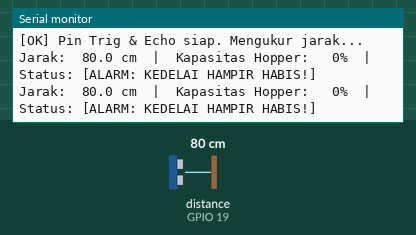
This sketch was run on a simulated ESP32. Parts: the last lines printed to the serial monitor. Wiring (inferred from the names in the program): ultrasonic range finder: trigger GPIO 18; echo GPIO 19. The inputs (shaded band) are chosen by the test bench; at power-on: distance to the obstacle (sensor on GPIO 19) 80 cm. The echo pulse lasts 58.3 µs per cm.

Above: at 2.2 s.
2.3 s: distance to the obstacle (sensor on GPIO 19) set to 2 cm
At 3.3 s:
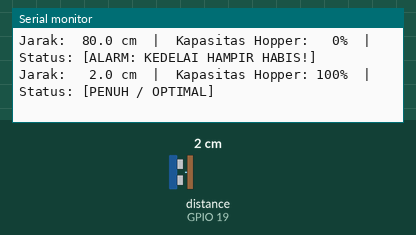
4.9 s: distance to the obstacle (sensor on GPIO 19) set to 9 cm
At 5.7 s:
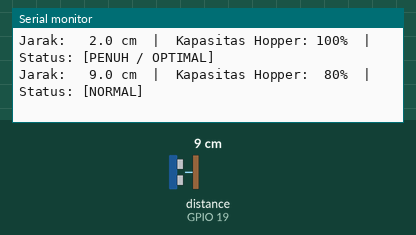
7.3 s: distance to the obstacle (sensor on GPIO 19) set to 18 cm
At 8.1 s:
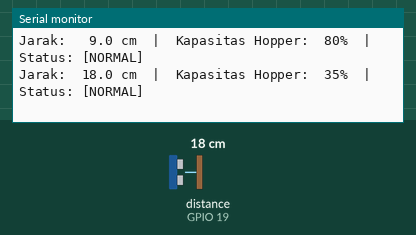
9.7 s: distance to the obstacle (sensor on GPIO 19) set to 120 cm
At 10.4 s:
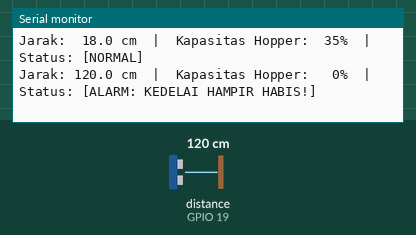

The sketch:

03_hcsr04_ultrasonic.ino
```cpp
/*==========================================================
  TEST 03: ULTRASONIC HC-SR04 (LEVEL KEDELAI HOPPER)
  Mesin Pencetak Tempe Otomatis
  ──────────────────────────────────────────────────────────
  Tujuan:
  1. Mengukur jarak pantul ultrasonik (2 - 400 cm).
  2. Menguji deteksi level persediaan kedelai di corong penampung (hopper).
  3. Memvalidasi threshold alarm ketika stok kedelai menipis.

  Wiring:
  - HC-SR04 VCC   -> 5V
  - HC-SR04 GND   -> GND ESP32
  - HC-SR04 TRIG  -> ESP32 GPIO 18
  - HC-SR04 ECHO  -> ESP32 GPIO 19
    * Catatan: ECHO mengeluarkan sinyal 5V. Disarankan menggunakan
      voltage divider (resistor 1k ke GPIO 19, lalu 2k ke GND)
      agar aman bagi pin ESP32 yang bertegangan kerja 3.3V.
==========================================================*/

#define PIN_TRIG 18
#define PIN_ECHO 19

// Ambang batas level hopper (cm)
// Jarak sensor ke permukaan kedelai saat kosong = misal 25 cm
// Saat kedelai penuh = 5 cm
// Batas alarm habis = > 18 cm
const float DISTANCE_FULL_CM  = 5.0;
const float DISTANCE_EMPTY_CM = 25.0;

void setup() {
  Serial.begin(115200);
  delay(1000);
  Serial.println("\n==========================================");
  Serial.println("  TEST 03: ULTRASONIC HC-SR04 HOPPER TEST");
  Serial.println("==========================================");

  pinMode(PIN_TRIG, OUTPUT);
  pinMode(PIN_ECHO, INPUT);

  digitalWrite(PIN_TRIG, LOW);
  delay(50);
  Serial.println("[OK] Pin Trig & Echo siap. Mengukur jarak...");
}

float bacaJarakCM() {
  digitalWrite(PIN_TRIG, LOW);
  delayMicroseconds(2);
  digitalWrite(PIN_TRIG, HIGH);
  delayMicroseconds(10);
  digitalWrite(PIN_TRIG, LOW);

  long duration = pulseIn(PIN_ECHO, HIGH, 30000); // Timeout 30ms (~5 meter)
  if (duration == 0) return -1.0; // Tidak ada pantulan / out of range

  return (duration * 0.0343) / 2.0;
}

void loop() {
  float distance = bacaJarakCM();

  if (distance < 0 || distance > 400) {
    Serial.println("[WARNING] Sensor di luar jangkauan (Out of Range / No Echo)");
  } else {
    // Estimasi persentase isi kedelai di hopper
    float persenIsi = (DISTANCE_EMPTY_CM - distance) / (DISTANCE_EMPTY_CM - DISTANCE_FULL_CM) * 100.0;
    if (persenIsi < 0) persenIsi = 0;
    if (persenIsi > 100) persenIsi = 100;

    Serial.printf("Jarak: %5.1f cm  |  Kapasitas Hopper: %3.0f%%  |  Status: ", distance, persenIsi);
    if (persenIsi < 20) {
      Serial.println("[ALARM: KEDELAI HAMPIR HABIS!]");
    } else if (persenIsi > 80) {
      Serial.println("[PENUH / OPTIMAL]");
    } else {
      Serial.println("[NORMAL]");
    }
  }

  delay(800);
}
```

Measured:
- after the input at 2.3 s, the serial monitor: prints a new line after 0.37 s (image 1)
- after the input at 4.9 s, the serial monitor: prints a new line after 0.18 s (image 2)
- after the input at 7.3 s, the serial monitor: prints a new line after 0.18 s (image 3)
- after the input at 9.7 s, the serial monitor: prints a new line after 0.19 s (image 4)
